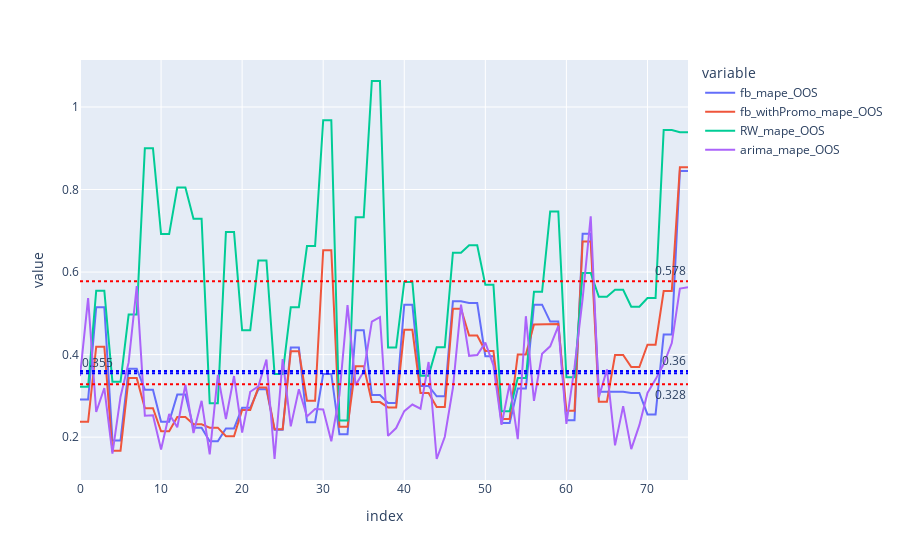

This figure's notebook cell:
### Code cell
res = pd.merge(
    res_fb_noPromo.set_index('store_id')['fb_mape_OOS'],
    res_ARIMA.set_index('store_id')[['RW_mape_OOS', 'arima_mape_OOS']],
    'inner', left_index=True, right_index=True)
res = pd.merge(
    res,
    res_fb_withPromo.set_index('store_id').rename({'fb_mape_OOS':'fb_withPromo_mape_OOS'},axis = 1)['fb_withPromo_mape_OOS'],
    'inner', left_index=True, right_index=True).reset_index()


# %%
fig = res[['fb_mape_OOS',
            'fb_withPromo_mape_OOS',
            'RW_mape_OOS',
           'arima_mape_OOS'
           ]].plot()

RW_mean = round(res['RW_mape_OOS'].mean(), 3)
fig.add_hline(y=RW_mean, line_dash="dot", line_color='red',
               annotation_text=str(RW_mean),
               annotation_position="top right"
            )

arima_mean = round(res['arima_mape_OOS'].mean(), 3)
fig.add_hline(y=arima_mean, line_dash="dot", line_color='red',
              annotation_text=str(arima_mean),
              annotation_position="bottom right"
            )

fb_mean = round(res['fb_mape_OOS'].mean(), 3)
fig.add_hline(y=fb_mean, line_dash="dot", line_color='blue',
              annotation_text=str(fb_mean),
              annotation_position="top left")

fb_withPromo_mean = round(res['fb_withPromo_mape_OOS'].mean(), 3)
fig.add_hline(y=fb_withPromo_mean, line_dash="dot", line_color='blue',
              annotation_text=str(fb_withPromo_mean),
              annotation_position="top right")

### Figure 1 — Plotly figure (JSON) as saved in the notebook; plotly's stock layout.template omitted (floating-point values rounded to 4 significant figures)
{"data": [{"hovertemplate": "variable=fb_mape_OOS<br>index=%{x}<br>value=%{y}<extra></extra>", "legendgroup": "fb_mape_OOS", "line": {"color": "#636efa", "dash": "solid"}, "mode": "lines", "name": "fb_mape_OOS", "orientation": "v", "showlegend": true, "type": "scatter", "x": [0, 1, 2, 3, 4, 5, 6, 7, 8, 9, 10, 11, 12, 13, 14, 15, 16, 17, 18, 19, 20, 21, 22, 23, 24, 25, 26, 27, 28, 29, 30, 31, 32, 33, 34, 35, 36, 37, 38, 39, 40, 41, 42, 43, 44, 45, 46, 47, 48, 49, 50, 51, 52, 53, 54, 55, 56, 57, 58, 59, 60, 61, 62, 63, 64, 65, 66, 67, 68, 69, 70, 71, 72, 73, 74, 75], "xaxis": "x", "y": [0.291, 0.291, 0.515, 0.515, 0.192, 0.192, 0.366, 0.366, 0.315, 0.315, 0.237, 0.237, 0.303, 0.303, 0.223, 0.223, 0.19, 0.19, 0.221, 0.221, 0.271, 0.271, 0.316, 0.316, 0.218, 0.218, 0.417, 0.417, 0.236, 0.236, 0.353, 0.353, 0.207, 0.207, 0.459, 0.459, 0.302, 0.302, 0.283, 0.283, 0.521, 0.521, 0.324, 0.324, 0.299, 0.299, 0.529, 0.529, 0.525, 0.525, 0.396, 0.396, 0.234, 0.234, 0.318, 0.318, 0.521, 0.521, 0.48, 0.48, 0.241, 0.241, 0.693, 0.693, 0.31, 0.31, 0.31, 0.31, 0.307, 0.307, 0.255, 0.255, 0.449, 0.449, 0.845, 0.845], "yaxis": "y"}, {"hovertemplate": "variable=fb_withPromo_mape_OOS<br>index=%{x}<br>value=%{y}<extra></extra>", "legendgroup": "fb_withPromo_mape_OOS", "line": {"color": "#EF553B", "dash": "solid"}, "mode": "lines", "name": "fb_withPromo_mape_OOS", "orientation": "v", "showlegend": true, "type": "scatter", "x": [0, 1, 2, 3, 4, 5, 6, 7, 8, 9, 10, 11, 12, 13, 14, 15, 16, 17, 18, 19, 20, 21, 22, 23, 24, 25, 26, 27, 28, 29, 30, 31, 32, 33, 34, 35, 36, 37, 38, 39, 40, 41, 42, 43, 44, 45, 46, 47, 48, 49, 50, 51, 52, 53, 54, 55, 56, 57, 58, 59, 60, 61, 62, 63, 64, 65, 66, 67, 68, 69, 70, 71, 72, 73, 74, 75], "xaxis": "x", "y": [0.237, 0.237, 0.419, 0.419, 0.167, 0.167, 0.343, 0.343, 0.27, 0.27, 0.214, 0.214, 0.249, 0.249, 0.231, 0.231, 0.223, 0.223, 0.202, 0.202, 0.266, 0.266, 0.32, 0.32, 0.219, 0.219, 0.408, 0.408, 0.288, 0.288, 0.653, 0.653, 0.225, 0.225, 0.372, 0.372, 0.285, 0.285, 0.272, 0.272, 0.46, 0.46, 0.307, 0.307, 0.273, 0.273, 0.511, 0.511, 0.446, 0.446, 0.409, 0.409, 0.244, 0.244, 0.4, 0.4, 0.473, 0.473, 0.474, 0.474, 0.264, 0.264, 0.674, 0.674, 0.286, 0.286, 0.399, 0.399, 0.37, 0.37, 0.424, 0.424, 0.554, 0.554, 0.854, 0.854], "yaxis": "y"}, {"hovertemplate": "variable=RW_mape_OOS<br>index=%{x}<br>value=%{y}<extra></extra>", "legendgroup": "RW_mape_OOS", "line": {"color": "#00cc96", "dash": "solid"}, "mode": "lines", "name": "RW_mape_OOS", "orientation": "v", "showlegend": true, "type": "scatter", "x": [0, 1, 2, 3, 4, 5, 6, 7, 8, 9, 10, 11, 12, 13, 14, 15, 16, 17, 18, 19, 20, 21, 22, 23, 24, 25, 26, 27, 28, 29, 30, 31, 32, 33, 34, 35, 36, 37, 38, 39, 40, 41, 42, 43, 44, 45, 46, 47, 48, 49, 50, 51, 52, 53, 54, 55, 56, 57, 58, 59, 60, 61, 62, 63, 64, 65, 66, 67, 68, 69, 70, 71, 72, 73, 74, 75], "xaxis": "x", "y": [0.322, 0.322, 0.555, 0.555, 0.334, 0.334, 0.497, 0.497, 0.9, 0.9, 0.692, 0.692, 0.805, 0.805, 0.729, 0.729, 0.282, 0.282, 0.697, 0.697, 0.459, 0.459, 0.628, 0.628, 0.353, 0.353, 0.515, 0.515, 0.663, 0.663, 0.968, 0.968, 0.24, 0.24, 0.733, 0.733, 1.063, 1.063, 0.417, 0.417, 0.576, 0.576, 0.349, 0.349, 0.418, 0.418, 0.647, 0.647, 0.665, 0.665, 0.569, 0.569, 0.263, 0.263, 0.343, 0.343, 0.552, 0.552, 0.747, 0.747, 0.345, 0.345, 0.598, 0.598, 0.54, 0.54, 0.557, 0.557, 0.516, 0.516, 0.537, 0.537, 0.944, 0.944, 0.939, 0.939], "yaxis": "y"}, {"hovertemplate": "variable=arima_mape_OOS<br>index=%{x}<br>value=%{y}<extra></extra>", "legendgroup": "arima_mape_OOS", "line": {"color": "#ab63fa", "dash": "solid"}, "mode": "lines", "name": "arima_mape_OOS", "orientation": "v", "showlegend": true, "type": "scatter", "x": [0, 1, 2, 3, 4, 5, 6, 7, 8, 9, 10, 11, 12, 13, 14, 15, 16, 17, 18, 19, 20, 21, 22, 23, 24, 25, 26, 27, 28, 29, 30, 31, 32, 33, 34, 35, 36, 37, 38, 39, 40, 41, 42, 43, 44, 45, 46, 47, 48, 49, 50, 51, 52, 53, 54, 55, 56, 57, 58, 59, 60, 61, 62, 63, 64, 65, 66, 67, 68, 69, 70, 71, 72, 73, 74, 75], "xaxis": "x", "y": [0.348, 0.537, 0.261, 0.319, 0.16, 0.298, 0.381, 0.566, 0.252, 0.253, 0.17, 0.256, 0.224, 0.327, 0.21, 0.288, 0.158, 0.351, 0.244, 0.348, 0.211, 0.31, 0.323, 0.388, 0.147, 0.389, 0.226, 0.316, 0.25, 0.268, 0.267, 0.19, 0.302, 0.52, 0.326, 0.359, 0.48, 0.491, 0.203, 0.222, 0.263, 0.279, 0.269, 0.382, 0.147, 0.201, 0.319, 0.521, 0.397, 0.399, 0.429, 0.374, 0.23, 0.329, 0.195, 0.493, 0.288, 0.402, 0.42, 0.469, 0.232, 0.369, 0.535, 0.735, 0.297, 0.364, 0.18, 0.275, 0.171, 0.229, 0.307, 0.34, 0.377, 0.428, 0.56, 0.563], "yaxis": "y"}], "layout": {"annotations": [{"showarrow": false, "text": "0.578", "x": 1, "xanchor": "right", "xref": "x domain", "y": 0.578, "yanchor": "bottom", "yref": "y"}, {"showarrow": false, "text": "0.328", "x": 1, "xanchor": "right", "xref": "x domain", "y": 0.328, "yanchor": "top", "yref": "y"}, {"showarrow": false, "text": "0.355", "x": 0, "xanchor": "left", "xref": "x domain", "y": 0.355, "yanchor": "bottom", "yref": "y"}, {"showarrow": false, "text": "0.36", "x": 1, "xanchor": "right", "xref": "x domain", "y": 0.36, "yanchor": "bottom", "yref": "y"}], "legend": {"title": {"text": "variable"}, "tracegroupgap": 0}, "margin": {"t": 60}, "shapes": [{"line": {"color": "red", "dash": "dot"}, "type": "line", "x0": 0, "x1": 1, "xref": "x domain", "y0": 0.578, "y1": 0.578, "yref": "y"}, {"line": {"color": "red", "dash": "dot"}, "type": "line", "x0": 0, "x1": 1, "xref": "x domain", "y0": 0.328, "y1": 0.328, "yref": "y"}, {"line": {"color": "blue", "dash": "dot"}, "type": "line", "x0": 0, "x1": 1, "xref": "x domain", "y0": 0.355, "y1": 0.355, "yref": "y"}, {"line": {"color": "blue", "dash": "dot"}, "type": "line", "x0": 0, "x1": 1, "xref": "x domain", "y0": 0.36, "y1": 0.36, "yref": "y"}], "xaxis": {"anchor": "y", "domain": [0, 1], "title": {"text": "index"}}, "yaxis": {"anchor": "x", "domain": [0, 1], "title": {"text": "value"}}}}
